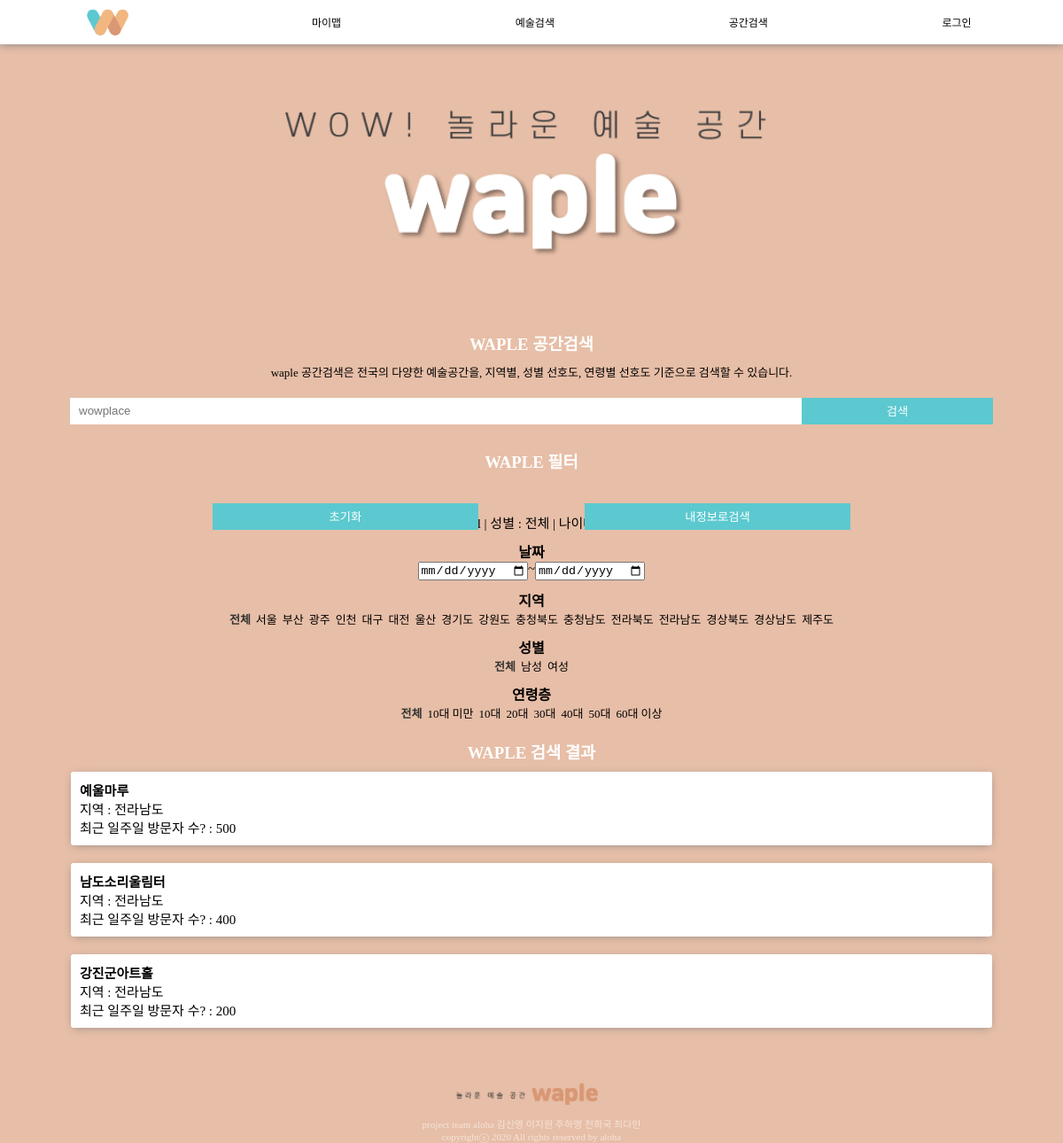
The app's page /secondapp/place_search/ with its own data.
### secondapp/models.py (models this page shows, shortened)
class PlaceDB(models.Model):
    title = models.CharField(max_length=10) #장소명
    address = models.TextField() #주소
    region = models.CharField(max_length=10)#행정구역
    allsum = models.IntegerField() #전체 유동인구
    kids_m = models.IntegerField() #남자 10대미만
    ten_m = models.IntegerField()
    twenty_m = models.IntegerField()
    thirty_m = models.IntegerField()
    forty_m = models.IntegerField()
    fifty_m = models.IntegerField()
    old_m = models.IntegerField() #남자 60대이상
    kids_w = models.IntegerField() #여자 10대미만
    ten_w = models.IntegerField()
    twenty_w = models.IntegerField()
    thirty_w = models.IntegerField()
    forty_w = models.IntegerField()
    fifty_w = models.IntegerField()
    old_w = models.IntegerField() #여자 60대이상

### secondapp/views.py (the view, shortened to what this page needs)
# urls.py: path("place_search/", views.place_search, name="place_search"),
def place_search(request):
    context={}
    results=None
    region = None
    age = None
    gender = None
    kw=''
    if request.method == "GET":
        kw = request.GET.get('kw', '')
        if kw != '':
            results = PlaceDB.objects.filter(
                Q(title__contains=kw) | Q(address__contains=kw)
            )
        else:
            results = PlaceDB.objects.all()
        myinfo = request.GET.get('myinfo', 'no')
        if myinfo == 'yes':
            if request.user.is_authenticated: # 요청을 보낸 유저가 로그인한 상태일 경우
                userinfo = info.objects.get(user_id = request.user)
                region = userinfo.region
                gender = userinfo.gender
                if gender=="여성" : gender="woman"
                else : gender="man"
                age = userinfo.age
                if age>=0 and age<10 : age = 0
                elif age >=10 and age<20 : age = "10"
                elif age >=20 and age<30 : age = "20"
                elif age >=30 and age<40 : age = "30"
                elif age >=40 and age<50 : age = "40"
                elif age >=50 and age<60 : age = "50"
                else: age = 60
            else:
                region = 'all'
                gender = 'all'
                age = 'all'
                context['error'] = True
        else:
            region = request.GET.get('region', 'all')
            gender = request.GET.get('gender', 'all')
            age = request.GET.get('age', 'all')
        if region == 'all':
            pass
        else:
            results = results.filter(region=region)
        if gender == 'woman':
            if age == '10':
                results = results.order_by('-ten_w')
            elif age == '20' :
                results = results.order_by('-twenty_w')
            elif age == '30' :
                results = results.order_by('-thirty_w')
            elif age == '40' :
                results = results.order_by('-forty_w')
            elif age == '50' :
                results = results.order_by('-fifty_w')
            elif age == '60' :
                results = results.order_by('-old_w')
            elif age == '0' : #10대미만
                results = results.order_by('-kids_w')
            else : #all
                results = results.annotate(
                    allcount = Count("kids_w") + Count("ten_w") + Count("twenty_w")
                    + Count("thirty_w") + Count("forty_w") + Count("fifty_w") + Count("old_w")
                ).order_by('-allcount')
        else: #gender = all
            if age == '10':
                results = results.annotate(
                    agecount = Count("ten_m") + Count("ten_w")
                ).order_by('-agecount')
            elif age == '20' :
                results = results.annotate(
                    agecount = Count("twenty_m") + Count("twenty_w")
                ).order_by('-agecount')
            elif age == '30' :
                results = results.annotate(
                    agecount = Count("thirty_m") + Count("thirty_w")
                ).order_by('-agecount')
            elif age == '40' :
                results = results.annotate(
                    agecount = Count("forty_m") + Count("forty_w")
                ).order_by('-agecount')
            elif age == '50' :
                results = results.annotate(
                    agecount = Count("fifty_m") + Count("fifty_w")
                ).order_by('-agecount')
            elif age == '60' :
                results = results.annotate(
                    agecount = Count("old_m") + Count("old_w")
                ).order_by('-agecount')
            elif age == '0' : #10대미만
                results = results.annotate(
                    agecount = Count("kids_m") + Count("kids_w")
                ).order_by('-agecount')
            else :
                pass # 그냥 그대로 전체
    else:
        results = PlaceDB.objects.all().order_by('allsum')
    context['results'] = results
    context['region'] = region
    context['age'] = age
    context['gender'] = gender
    context['kw'] = kw
    return render(request, 'secondapp/place_search.html', context)

### secondapp/templates/secondapp/place_search.html (shortened to what this page needs)
{% extends 'base.html' %}
{% load static %}
{% block style %}
    <link rel="stylesheet" href="{% static 'subapp/result.css' %}" type="text/css">
{% endblock %}
{% block content %}
    <img id='feature3' src={% static 'mainapp/feature3.png' %} alt='feature3'>
    <h3>WAPLE 공간검색</h3>
    <div id='intro'>
        waple 공간검색은 전국의 다양한 예술공간을, 지역별, 성별 선호도, 연령별 선호도 기준으로 검색할 수 있습니다.
    </div>
    <div>
        <form action="{% url 'secondapp:place_search' %}" method="GET">
            <button id='fixed2' type="submit">내정보로검색</button>
        </form>
        <form action="{% url 'secondapp:place_search' %}" method="GET">
            <div id='sb_ct'>
                <input id='search_box' type="text" placeholder="wowplace" name="kw" value="{{kw|default_if_none:''}}">
                <button id='bt' type="submit" >검색</button>
            </div>
            <h3>WAPLE 필터</h3>
            <br>
            <br>
            <div id='filter_ct'>
                <button id='fixed1' type="reset">초기화</button>
                <div id='sb_ct'>
                    지역 : {{region}} | 성별 : {%if gender == 'woman'%}여성{%elif gender == 'man'%}남성{%else%}전체{%endif%} | 나이대 :
                    {% if age == "0" %}10대 미만{% elif age == "60"%}60대 이상{% elif age == 'all' %}전체{% else %}{{age}} 대{% endif %} <br>
                </div>
                <div id='sub_title'>
                    날짜
                </div>
                <div id='sb_ct'>
                    <input type="date" name="start"> ~ <input type="date" name="end"> <br>
                </div>
                <div id='sub_title'>
                    지역
                </div>
                <div>
                    <div id='radio_ct'>
                        <input type="radio" name="region" id="전체" value = "all" {% if region == 'all' %}checked{% endif %}><label for="전체">전체</label>
                        <input type="radio" name="region" id="서울" value = "서울" {% if region == '서울' %}checked{% endif %}><label for="서울">서울</label>
                        <input type="radio" name="region" id="부산" value = "부산" {% if region == '부산' %}checked{% endif %}><label for="부산">부산</label>
                        <input type="radio" name="region" id="광주" value = "광주" {% if region == '광주' %}checked{% endif %}><label for="광주">광주</label>
                        <input type="radio" name="region" id="인천" value = "인천" {% if region == '인천' %}checked{% endif %}><label for="인천">인천</label>
                        <input type="radio" name="region" id="대구" value = "대구" {% if region == '대구' %}checked{% endif %}><label for="대구">대구</label>
                        <input type="radio" name="region" id="대전" value = "대전" {% if region == '대전' %}checked{% endif %}><label for="대전">대전</label>
                        <input type="radio" name="region" id="울산" value = "울산" {% if region == '울산' %}checked{% endif %}><label for="울산">울산</label>
                        <input type="radio" name="region" id="경기도" value = "경기도" {% if region == '경기도' %}checked{% endif %}><label for="경기도">경기도</label>
                        <input type="radio" name="region" id="강원도" value = "강원도" {% if region == '강원도' %}checked{% endif %}><label for="강원도">강원도</label>
                        <input type="radio" name="region" id="충청북도" value = "충청북도" {% if region == '충청북도' %}checked{% endif %}><label for="충청북도">충청북도</label>
                        <input type="radio" name="region" id="충청남도" value = "충청남도" {% if region == '충청남도' %}checked{% endif %}><label for="충청남도">충청남도</label>
                        <input type="radio" name="region" id="전라북도" value = "전라북도" {% if region == '전라북도' %}checked{% endif %}><label for="전라북도">전라북도</label>
                        <input type="radio" name="region" id="전라남도" value = "전라남도" {% if region == '전라남도' %}checked{% endif %}><label for="전라남도">전라남도</label>
                        <input type="radio" name="region" id="경상북도" value = "경상북도" {% if region == '경상북도' %}checked{% endif %}><label for="경상북도">경상북도</label>
                        <input type="radio" name="region" id="경상남도" value = "경상남도" {% if region == '경상남도' %}checked{% endif %}><label for="경상남도">경상남도</label>
                        <input type="radio" name="region" id="제주도" value = "제주도" {% if region == '제주도' %}checked{% endif %}><label for="제주도">제주도</label>
                    </div>
                    <div id='sub_title'>
                        성별
                    </div>
                    <div id='radio_ct'>
                        <input type="radio" name="gender" id="성별전체" value="all" {% if gender == 'all' %}checked{% endif %}><label for="성별전체">전체</label>
                        <input type="radio" name="gender" id="남성" value="man" {% if gender == 'man' %}checked{% endif %}><label for="남성">남성</label>
                        <input type="radio" name="gender" id="여성" value="woman" {% if gender == 'woman' %}checked{% endif %}><label for="여성">여성</label>
                    </div>
                    <div id='sub_title'>
                        연령층
                    </div>
                    <div id='radio_ct'>
                        <input type="radio" name="age" id="연령전체" value = "all" {% if age == 'all' %}checked{% endif %}><label for="연령전체">전체</label>
                        <input type="radio" name="age" id="0대" value="0" {% if age == "0" %}checked{% endif %}><label for="0대">10대 미만</label>
                        <input type="radio" name="age" id="10대" value="10" {% if age == "10" %}checked{% endif %}><label for="10대">10대</label>
                        <input type="radio" name="age" id="20대" value="20" {% if age == "20" %}checked{% endif %}><label for="20대">20대</label>
                        <input type="radio" name="age" id="30대" value="30" {% if age == "30" %}checked{% endif %}><label for="30대">30대</label>
                        <input type="radio" name="age" id="40대" value="40" {% if age == "40" %}checked{% endif %}><label for="40대">40대</label>
                        <input type="radio" name="age" id="50대" value="50" {% if age == "50" %}checked{% endif %}><label for="50대">50대</label>
                        <input type="radio" name="age" id="60대" value="60" {% if age == "60" %}checked{% endif %}><label for="60대">60대 이상</label>
                    </div>
                </div>
            </div>
        </form>
    </div>
    <div>
        <h3>WAPLE 검색 결과</h3>
        {% for content in results %}
            <div id='place'>
                <h4><a href="{% url 'secondapp:place_detail' content.pk %}">{{content.title}}</a></h4>
                지역 : {{content.region}} <br>
                최근 일주일 방문자 수? : {{content.allsum}}
            </div>
        {% empty %}
            <div>
                0 result found.
            </div>
        {% endfor %}
    </div>
{% endblock %}

### static/base.css (style rules this page uses)
body { margin: 0px; background-color: rgb(231, 190, 167); font-family: 'SCDream'; }
a { height: 50px; }
a:link { color: black; text-decoration: none; }
h3 { text-align: center; color: white; }

### subapp/static/subapp/result.css (style rules this page uses)
h4 { margin: 0%; }
h3 { margin: 10px; margin-top: 20px; }
#feature3 { width: 50%; margin-top: 5%; margin-left: 25%; margin-right: 25%; }
#search_box { width: 68%; height: 30px; border: none; outline: none; margin-bottom: 7px; padding: 0; padding-left: 10px; }
#sb_ct { display: flex; align-content: center; justify-content: center; font-size: 15px; }
#filter_ct { margin-left: 5%; margin-right: 5%; }
#bt { width: 18%; height: 30px; background-color: rgb(91, 201, 207); color: white; border: none; }
#place { width: 85%; background-color: white; margin-left: auto; margin-right: auto; margin-bottom: 20px; border-radius: 3px; padding: 10px; box-shadow: 0 2px 10px -3px gray; font-size: 15px; }
#sub_title { text-align: center; font-weight: 700; margin-top: 10px; }
#intro { margin-left: 5%; margin-right: 5%; font-weight: 300; font-size: 13px; text-align: center; margin-bottom: 20px; }
input[type="radio"] + label { font-weight: 300; font-size: 13px; margin-left: 3px; margin-right: 3px; }
input[type="radio"]:checked + label { color: #333; font-weight: 700; }
#radio_ct { display: flex; justify-content: center; }
#fixed1 { position: absolute; left: 20%; top: 44%; width: 25%; height: 30px; background-color: rgb(91, 201, 207); color: white; border: none; }
#fixed2 { position: absolute; left: 55%; top: 44%; width: 25%; height: 30px; background-color: rgb(91, 201, 207); color: white; border: none; }

### records on screen
PlaceDB: title "예울마루", region "전라남도", allsum "500"
PlaceDB: title "남도소리울림터", region "전라남도", allsum "400"
PlaceDB: title "강진군아트홀", region "전라남도", allsum "200"
